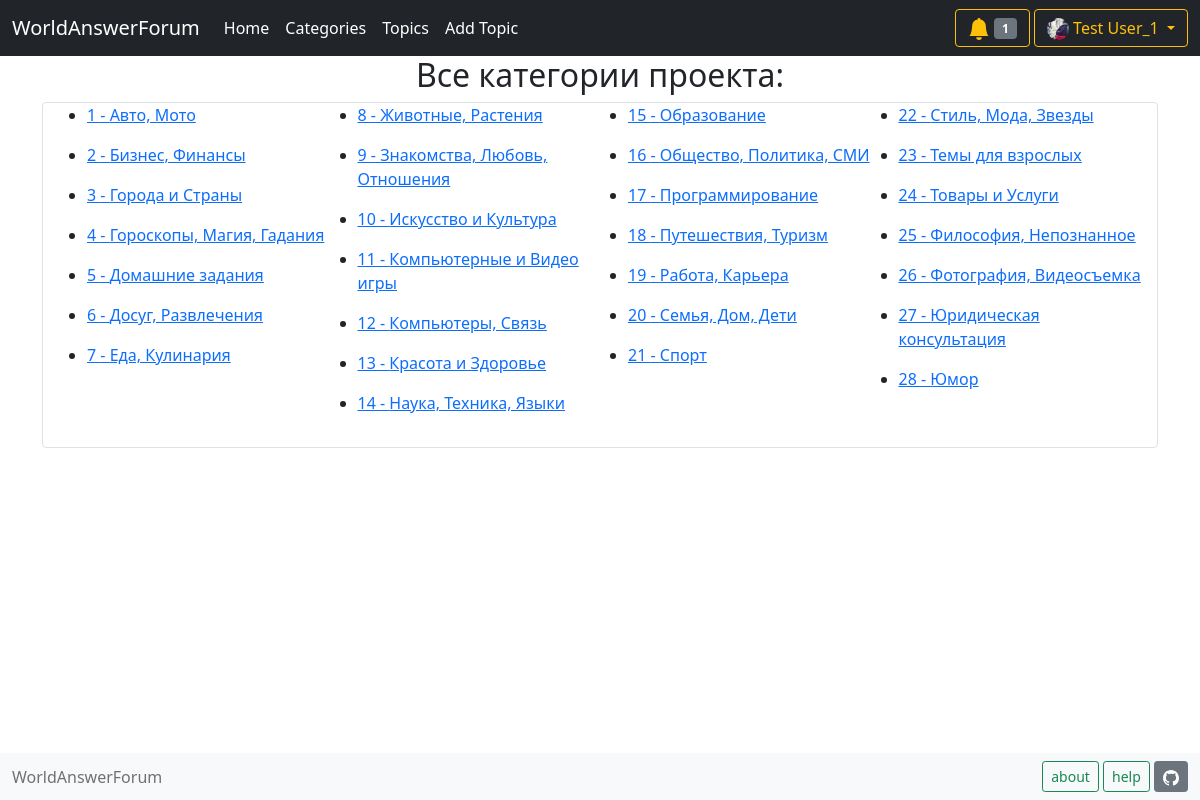
Page /categories (signed in) on the committed database.
### data/user.py (models this page shows, shortened)
class User(SqlAlchemyBase, UserMixin, SerializerMixin):
    __tablename__ = 'users'
    id = sqlalchemy.Column(
        sqlalchemy.Integer, autoincrement=True,
        primary_key=True, nullable=False)
    name = sqlalchemy.Column(sqlalchemy.String, nullable=False)
    email = sqlalchemy.Column(
        sqlalchemy.String, index=True, unique=True, nullable=True)
    hashed_password = sqlalchemy.Column(
        sqlalchemy.String, nullable=False)
    role_id = sqlalchemy.Column(
        sqlalchemy.Integer, sqlalchemy.ForeignKey('roles.id'), default=1)
    about = sqlalchemy.Column(sqlalchemy.String)
    area = sqlalchemy.Column(sqlalchemy.String)
    profile_img = sqlalchemy.Column(sqlalchemy.String)
    role = orm.relation('Role')
    notifies = orm.relation('Notify', back_populates='user', lazy='subquery')

### data/category.py (models this page shows, shortened)
class Category(SqlAlchemyBase, SerializerMixin):
    __tablename__ = 'category'
    id = sqlalchemy.Column(
        sqlalchemy.Integer, autoincrement=True,
        primary_key=True, nullable=False)
    title = sqlalchemy.Column(
        sqlalchemy.String, unique=True, nullable=False)

### main.py (the view)
@app.route("/categories")
def all_categories():
    db_sess = db_session.create_session()
    categories = list(db_sess.query(Category).all())
    four_category_lists = \
        [categories[len(categories) // 4 * i:len(categories) // 4 * (i + 1)]
         for i in range(4)]
    return render_template(
        "categories.html",
        four_category_lists=four_category_lists)

### data/db_session.py (called while the page is built)
def create_session() -> Session:
    global __factory
    return __factory()

### main.py (called while the page is built)
@login_manager.user_loader
def load_user(user_id):
    db_sess = db_session.create_session()
    return db_sess.query(User).get(user_id)

def get_notifies_num():
    db_sess = db_session.create_session()
    notifies = db_sess.query(Notify).filter(
        Notify.user_id == current_user.id)
    return len(list(notifies))

### templates/categories.html
{% extends "base.html" %}
{% block content %}
<h2 style="text-align: center;">Все категории проекта:</h2>
<div class="col-md6 border rounded">
    <ul>
        <div class="container">
            <div class="row">
                {% for category_list in four_category_lists %}
                <div class="col-sm">
                    {% for category in category_list %}
                    <li>
                        <div class="sidenav">
                            <p><a href="/topics/{{ category.id }}">
                                {{ category.id }} - {{ category.title }}
                            </a></p>
                        </div>
                    </li>
                    {% endfor %}
                </div>
                {% endfor %}
            </div>
        </div>
    </ul>
</div>
{% endblock %}

### templates/base.html (shortened to what this page needs)
<!DOCTYPE html>
<html lang="en">
<head>
    <link href="https://cdn.jsdelivr.net/npm/bootstrap@5.0.0-beta1/dist/css/bootstrap.min.css"
          rel="stylesheet"
>
</head>
<body>
    {% set title = "WorldAnswerForum" %}
    <header>
        <nav class="navbar navbar-expand-lg navbar-dark bg-dark">
          <div class="container-fluid">
            <a class="navbar-brand" href="/">{{ title }}</a>
            <div class="collapse navbar-collapse" id="navbarSupportedContent">
              <ul class="navbar-nav me-auto my-2 my-lg-0 navbar-nav-scroll" style="--bs-scroll-height: 100px;">
                <li class="nav-item">
                  <a class="nav-link active" aria-current="page" href="/">Home</a>
                </li>
                <li class="nav-item">
                  <a class="nav-link active" href="/categories">Categories</a>
                </li>
                <li class="nav-item">
                  <a class="nav-link active" href="/topics/0">Topics</a>
                </li>
                <li class="nav-item">
                  {% if current_user.is_authenticated %}
                  <a class="nav-link active" href="/add_topic">Add Topic</a>
                  {% else %}
                  <a class="nav-link active" href="/login">Add Topic</a>
                  {% endif %}
                </li>
              </ul>
              <form class="d-flex">
                {% if current_user.is_authenticated %}
                <div class="btn-group"><div>
                  <button type="button" class="btn btn-outline-warning" data-bs-toggle="dropdown" data-bs-display="static" aria-expanded="false">
                    {% if current_user.notifies %}
                    <svg xmlns="http://www.w3.org/2000/svg" width="22" height="22" fill="currentColor" class="bi bi-bell-fill" viewBox="0 0 16 16">
                      <path d="M8 16a2 2 0 0 0 2-2H6a2 2 0 0 0 2 2zm.995-14.901a1 1 0 1 0-1.99 0A5.002 5.002 0 0 0 3 6c0 1.098-.5 6-2 7h14c-1.5-1-2-5.902-2-7 0-2.42-1.72-4.44-4.005-4.901z"/>
                    </svg>
                      <span class="badge bg-secondary">{{ get_notifies_num() }}</span>
                    {% endif %}
                  </button>
                  <button type="button" class="btn btn-outline-warning dropdown-toggle" data-bs-toggle="dropdown" data-bs-display="static" aria-expanded="false">
                    {% if current_user.profile_img %}
                    <img src="/{{ current_user.profile_img }}" width="22" height="22" style="border-radius: 100px;">
                    {% else %}
                    <img src="https://encrypted-tbn0.gstatic.com/images?q=tbn:ANd9GcRxmwWDfc034Ea1LFCRRg__dQtvJQBpkRAKgA&usqp=CAU" width="22" height="22" style="border-radius: 100px;">
                    {% endif %}
                    {{ current_user.name }}
                  </button>
                </div></div>
                {% else %}
                <div>
                  <a class="btn btn-outline-info" href="/register">Register</a>
                  <a class="btn btn-outline-warning" href="/login">Log in</a>
                </div>
                {% endif %}
              </form>
            </div>
          </div>
        </nav>
    </header>
    <main role="main" class="container">
        {% block content %}{% endblock %}
    </main>
    <nav class="navbar fixed-bottom navbar-light bg-light">
      <div class="container-fluid">
        <div>
          <span class="navbar-text">
              {{ title }}
          </span>
         </div>
        <div>
          <button type="button" class="btn btn-outline-success btn-sm" data-bs-toggle="modal" data-bs-target="#AboutModal">
            about
          </button>
          <a class="btn btn-outline-success btn-sm" href="/question">help</a>
          <a class="btn btn-secondary btn-sm" href="https://github.com/Hamjoshua/YL_Flask_Project">
          </a>
        </div>
      </div>
    </nav>
</body>
</html>

### rows in the picture
User: id "1", profile_img (picture), name "Test User_1"
Category: id "1", title "Авто, Мото"
Category: id "2", title "Бизнес, Финансы"
Category: id "3", title "Города и Страны"
Category: id "4", title "Гороскопы, Магия, Гадания"
Category: id "5", title "Домашние задания"
Category: id "6", title "Досуг, Развлечения"
Category: id "7", title "Еда, Кулинария"
Category: id "8", title "Животные, Растения"
Category: id "9", title "Знакомства, Любовь, Отношения"
Category: id "10", title "Искусство и Культура"
Category: id "11", title "Компьютерные и Видео игры"
Category: id "12", title "Компьютеры, Связь"
Category: id "13", title "Красота и Здоровье"
Category: id "14", title "Наука, Техника, Языки"
Category: id "15", title "Образование"
Category: id "16", title "Общество, Политика, СМИ"
Category: id "17", title "Программирование"
Category: id "18", title "Путешествия, Туризм"
Category: id "19", title "Работа, Карьера"
Category: id "20", title "Семья, Дом, Дети"
Category: id "21", title "Спорт"
Category: id "22", title "Стиль, Мода, Звезды"
Category: id "23", title "Темы для взрослых"
Category: id "24", title "Товары и Услуги"
Category: id "25", title "Философия, Непознанное"
Category: id "26", title "Фотография, Видеосъемка"
Category: id "27", title "Юридическая консультация"
Category: id "28", title "Юмор"

### other values in the picture
{{ title }} "WorldAnswerForum"
